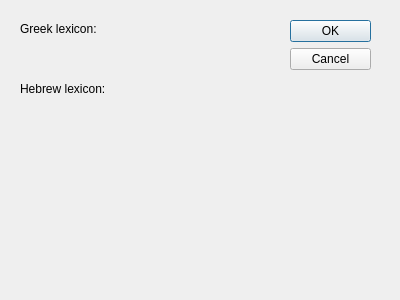
<?xml version="1.0" encoding="UTF-8"?>
<ui version="4.0">
 <class>Settings</class>
 <widget class="QDialog" name="Settings">
  <property name="geometry">
   <rect>
    <x>0</x>
    <y>0</y>
    <width>400</width>
    <height>300</height>
   </rect>
  </property>
  <property name="windowTitle">
   <string>Dialog</string>
  </property>
  <widget class="QDialogButtonBox" name="buttonBox">
   <property name="geometry">
    <rect>
     <x>290</x>
     <y>20</y>
     <width>81</width>
     <height>241</height>
    </rect>
   </property>
   <property name="orientation">
    <enum>Qt::Vertical</enum>
   </property>
   <property name="standardButtons">
    <set>QDialogButtonBox::Cancel|QDialogButtonBox::Ok</set>
   </property>
  </widget>
  <widget class="QLabel" name="label">
   <property name="geometry">
    <rect>
     <x>20</x>
     <y>20</y>
     <width>101</width>
     <height>17</height>
    </rect>
   </property>
   <property name="text">
    <string>Greek lexicon:</string>
   </property>
  </widget>
  <widget class="QLabel" name="label_2">
   <property name="geometry">
    <rect>
     <x>20</x>
     <y>80</y>
     <width>111</width>
     <height>17</height>
    </rect>
   </property>
   <property name="text">
    <string>Hebrew lexicon:</string>
   </property>
  </widget>
 </widget>
 <resources/>
 <connections>
  <connection>
   <sender>buttonBox</sender>
   <signal>accepted()</signal>
   <receiver>Settings</receiver>
   <slot>accept()</slot>
   <hints>
    <hint type="sourcelabel">
     <x>248</x>
     <y>254</y>
    </hint>
    <hint type="destinationlabel">
     <x>157</x>
     <y>274</y>
    </hint>
   </hints>
  </connection>
  <connection>
   <sender>buttonBox</sender>
   <signal>rejected()</signal>
   <receiver>Settings</receiver>
   <slot>reject()</slot>
   <hints>
    <hint type="sourcelabel">
     <x>316</x>
     <y>260</y>
    </hint>
    <hint type="destinationlabel">
     <x>286</x>
     <y>274</y>
    </hint>
   </hints>
  </connection>
 </connections>
</ui>
